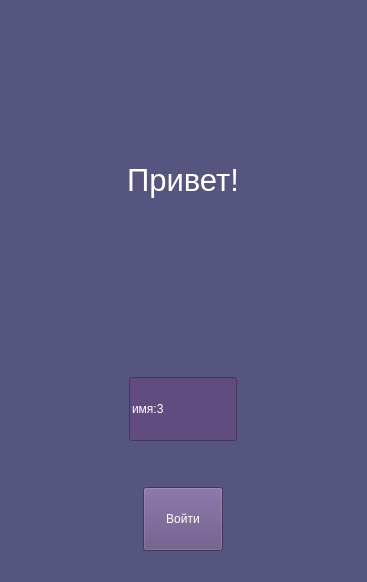
<?xml version="1.0" encoding="UTF-8"?>
<ui version="4.0">
 <class>MainWindow</class>
 <widget class="QMainWindow" name="MainWindow">
  <property name="geometry">
   <rect>
    <x>0</x>
    <y>0</y>
    <width>367</width>
    <height>582</height>
   </rect>
  </property>
  <property name="windowTitle">
   <string>MainWindow</string>
  </property>
  <property name="styleSheet">
   <string notr="true">background-color: rgb(85, 85, 127);</string>
  </property>
  <widget class="QWidget" name="centralwidget">
   <layout class="QHBoxLayout" name="horizontalLayout">
    <item>
     <layout class="QVBoxLayout" name="verticalLayout">
      <item alignment="Qt::AlignHCenter">
       <widget class="QLabel" name="say_hi_label">
        <property name="font">
         <font>
          <pointsize>23</pointsize>
         </font>
        </property>
        <property name="styleSheet">
         <string notr="true">color: rgb(255, 255, 255);</string>
        </property>
        <property name="text">
         <string>Привет!</string>
        </property>
       </widget>
      </item>
      <item>
       <spacer name="verticalSpacer">
        <property name="orientation">
         <enum>Qt::Vertical</enum>
        </property>
        <property name="sizeType">
         <enum>QSizePolicy::Fixed</enum>
        </property>
        <property name="sizeHint" stdset="0">
         <size>
          <width>12</width>
          <height>20</height>
         </size>
        </property>
       </spacer>
      </item>
      <item alignment="Qt::AlignHCenter">
       <widget class="QLineEdit" name="put_name_lineEdit">
        <property name="maximumSize">
         <size>
          <width>193</width>
          <height>64</height>
         </size>
        </property>
        <property name="styleSheet">
         <string notr="true">color: rgb(255, 255, 255);
background-color: rgb(96, 76, 127);</string>
        </property>
        <property name="text">
         <string>имя:3</string>
        </property>
       </widget>
      </item>
      <item>
       <spacer name="verticalSpacer_2">
        <property name="orientation">
         <enum>Qt::Vertical</enum>
        </property>
        <property name="sizeType">
         <enum>QSizePolicy::Fixed</enum>
        </property>
        <property name="sizeHint" stdset="0">
         <size>
          <width>20</width>
          <height>40</height>
         </size>
        </property>
       </spacer>
      </item>
      <item alignment="Qt::AlignHCenter">
       <widget class="QPushButton" name="enter_btn">
        <property name="maximumSize">
         <size>
          <width>196</width>
          <height>64</height>
         </size>
        </property>
        <property name="styleSheet">
         <string notr="true">color: rgb(255, 255, 255);
background-color: rgb(96, 76, 127);</string>
        </property>
        <property name="text">
         <string>Войти</string>
        </property>
       </widget>
      </item>
     </layout>
    </item>
   </layout>
  </widget>
  <widget class="QStatusBar" name="statusbar"/>
 </widget>
 <resources/>
 <connections/>
</ui>
